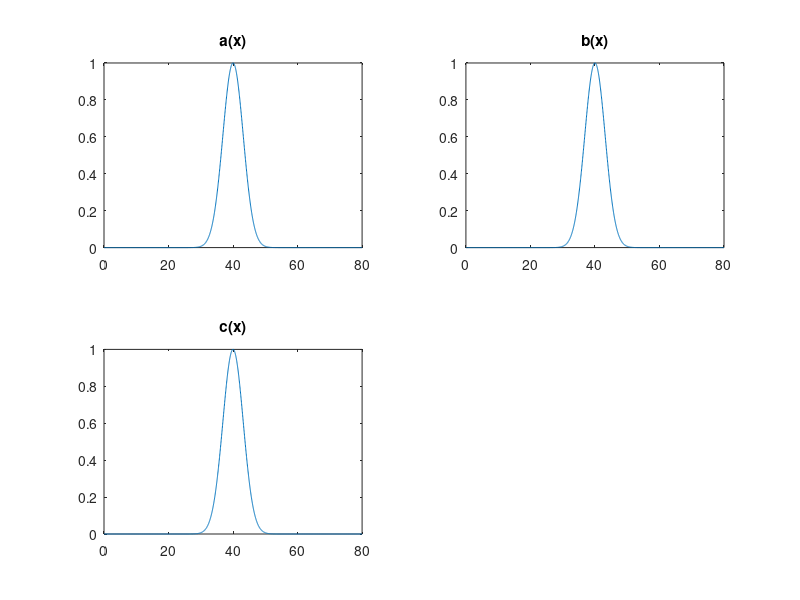

This figure's MATLAB source: (Note: this script raises an error after producing the figure.)
clc; clear all; close all;

eps = 1/(10^(-2)); mew = 1/(10^(-5)); f = 3; q = 2*10^(-4); 
L = 80; n = 2048;
Da = 1; Db = 1; Dc = 0.6;
xspan = linspace(0, 80, n)';



k = (2*pi/L) * [0:(n/2-1) (-n/2):-1];
k(1) = 10^(-7);
k2 = (k.^2)';
deltat = 10^(-4);
tspan = 0:deltat:0.05; 

f_coeff_a = exp(Da*(-k2)*(deltat/2));
f_coeff_b = exp(Db*(-k2)*(deltat/2));
f_coeff_c = exp(Dc*(-k2)*(deltat/2));
f_coeffs = [f_coeff_a; f_coeff_b; f_coeff_c];

tol = 10^(-7) ; options = odeset('RelTol',tol,'AbsTol',tol);

a0 = exp(-((xspan-40).^2)/20); 
x0 = [a0; a0; a0];
x = x0;

for j = 1:length(tspan)
    subplot(2, 2, 1)
    plot(xspan, x(1:2048))
    title('a(x)')
    subplot(2, 2, 2)
    plot(xspan, x(2049:4096))
    title('b(x)')
    subplot(2, 2, 3)
    plot(xspan, x(4097:end))
    title('c(x)')
    drawnow
    %t = tspan(i);
    
    x = f_solve(x, f_coeffs);
    x = max(0, x);
    
    [dummyt, x] = ode45('rhs', linspace(0, deltat, 3), x, options, eps, mew, f, q);
    x = x(2,:)';
    x = max(0, x);
    
    x = f_solve(x, f_coeffs);
    x = max(0, x);
    
end

%% HW 4 Part 2
clc; clear all; close all;
tic
n = 50;
Lx = 10; Ly = 12; Nx = 20; Ny = 24;
beta = 1; Diff1 = 0.1; Diff2 = Diff1;
tspan = 0:0.2:4;

[D, x] = cheb(n);
y = x;
D(1,:) = 0; D(end, :) = 0;

Dx2 = (10*D)^2; Dy2 = (12*D)^2;
I = eye(length(Dx2));
DD2 = kron(I, Dx2) + kron(Dy2, I);

[X, Y] = meshgrid(x, y);

u = tanh(sqrt(X.^2+Y.^2)).*cos(angle(X+j*Y)-(sqrt(X.^2+Y.^2))) ;
v = tanh(sqrt(X.^2+Y.^2)).*sin(angle(X+j*Y)-(sqrt(X.^2+Y.^2))) ;
u = reshape(u, (n+1)^2, 1);
v = reshape(v, (n+1)^2, 1);
y0 = [u; v];
tol = 10^(-7) ; options = odeset('RelTol',tol,'AbsTol',tol);

[t, ysol] = ode45('rhs_cheb', tspan, y0, options, DD2, Diff1, Diff2);
toc

